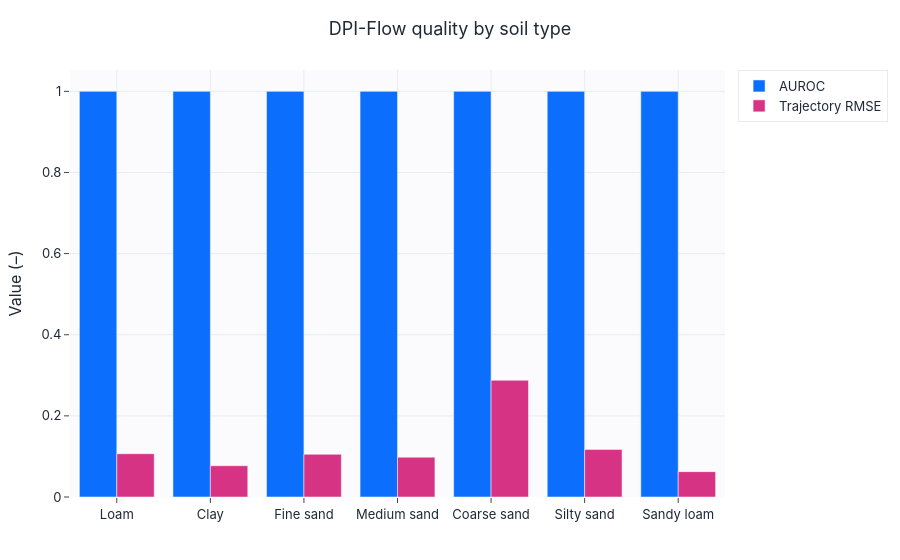
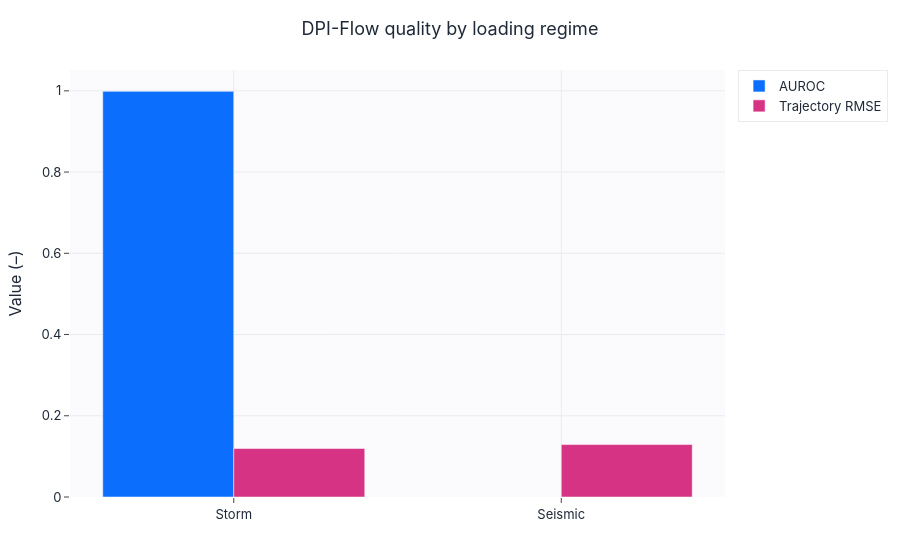

Source (notebook cell) for these figures, in order:
### Markdown cell above
## Metrics by soil type and loading regime (DPI-Flow)

### Code cell
dpi, hp, _ = load_trained("dpi_flow")
out = collect_outputs(dpi, test, config, device)
_, sample_df = compute_metrics("DPI-Flow", out, test, config)
sample_df["soil_en"] = sample_df["soil_type"].map(SOIL_DISPLAY_NAMES_EN)
sample_df["load_en"] = sample_df["load_mode"].map(LOAD_DISPLAY_NAMES_EN)
soil_metrics = grouped_metrics(sample_df, "soil_en")
load_metrics = grouped_metrics(sample_df, "load_en")
display(english_metric_table(soil_metrics).round(4))
grouped_bar(soil_metrics["soil_en"].tolist(),
            {"AUROC": soil_metrics["AUROC"].tolist(), "Trajectory RMSE": soil_metrics["mean_traj_rmse"].tolist()},
            title="DPI-Flow quality by soil type", ylabel="Value (–)",
            save=SAVE_FIGS, fig_id="3_2_metrics_by_soil").show()
grouped_bar(load_metrics["load_en"].tolist(),
            {"AUROC": load_metrics["AUROC"].tolist(), "Trajectory RMSE": load_metrics["mean_traj_rmse"].tolist()},
            title="DPI-Flow quality by loading regime", ylabel="Value (–)",
            save=SAVE_FIGS, fig_id="3_2_metrics_by_load").show()

### Figure 1 — Plotly figure (JSON) as saved in the notebook; plotly's stock layout.template omitted (floating-point values rounded to 4 significant figures)
{"data": [{"marker": {"color": "#0b6efd"}, "name": "AUROC", "type": "bar", "x": ["Loam", "Clay", "Fine sand", "Medium sand", "Coarse sand", "Silty sand", "Sandy loam"], "y": [1.0, 1.0, 1.0, 1.0, 1.0, 1.0, 1.0]}, {"marker": {"color": "#d63384"}, "name": "Trajectory RMSE", "type": "bar", "x": ["Loam", "Clay", "Fine sand", "Medium sand", "Coarse sand", "Silty sand", "Sandy loam"], "y": [0.1067, 0.07707, 0.1053, 0.09827, 0.2878, 0.1174, 0.06253]}], "layout": {"barmode": "group", "title": {"text": "DPI-Flow quality by soil type"}, "xaxis": {"title": {"text": ""}}, "yaxis": {"title": {"text": "Value (–)"}}}}

### Figure 2 — Plotly figure (JSON) as saved in the notebook; plotly's stock layout.template omitted (floating-point values rounded to 4 significant figures)
{"data": [{"marker": {"color": "#0b6efd"}, "name": "AUROC", "type": "bar", "x": ["Storm", "Seismic"], "y": [0.9987, NaN]}, {"marker": {"color": "#d63384"}, "name": "Trajectory RMSE", "type": "bar", "x": ["Storm", "Seismic"], "y": [0.1195, 0.1291]}], "layout": {"barmode": "group", "title": {"text": "DPI-Flow quality by loading regime"}, "xaxis": {"title": {"text": ""}}, "yaxis": {"title": {"text": "Value (–)"}}}}
